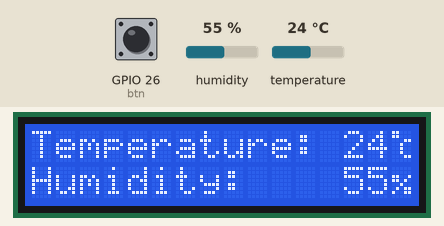
Simulated run of this program. Board: Raspberry Pi (BCM pin numbers). On the bench: 16×2 character LCD. The inputs (shaded band) are chosen by the test bench; at power-on: GPIO 26 (btn) HIGH, temperature 24 °C, humidity 55 %. The clock reads 2024-03-15 10:24:30 at power-on unless the program sets it; files the program writes start out absent.

Above: at 1.5 s.
1.6 s: GPIO 26 (btn) pulled LOW for 0.15 s
At 1.74 s:
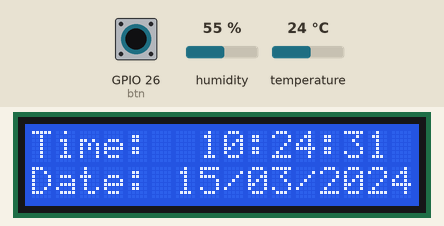
3.3 s: temperature set to 1 °C
At 5.4 s:
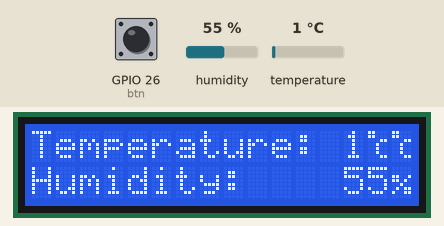
6.4 s: humidity set to 22 %
At 8.3 s:
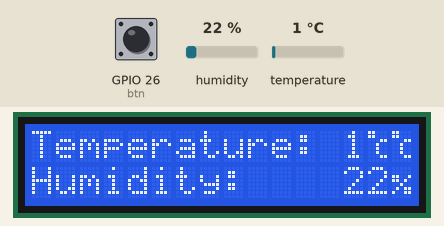
8.7 s: GPIO 26 (btn) pulled LOW for 1 s
At 9.77 s:
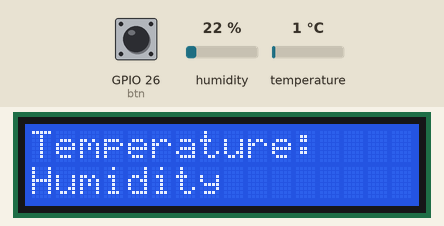
11.2 s: humidity set to 40 %
At 12.3 s:
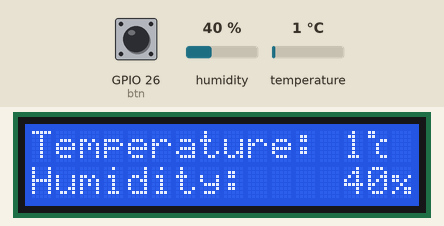
13.2 s: temperature set to 12 °C
At 15.2 s:
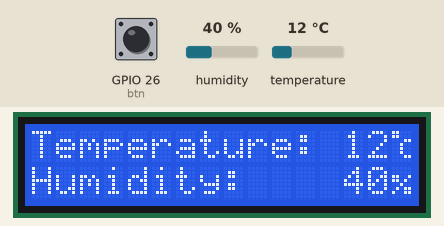
Timing chart, 0 to 16.5 s (numbered marks = the images above; inputs shaded):
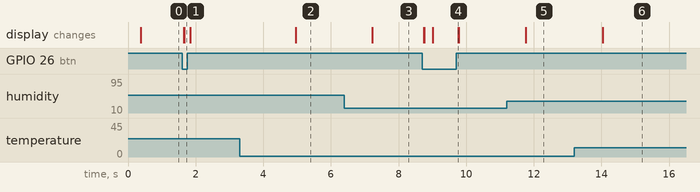

The program:

lab.py
```python
from RPLCD.i2c import CharLCD
from gpiozero import Button
import time
import board
import adafruit_dht
import csv

dht = adafruit_dht.DHT11(board.D25)
btn = Button(26)

lcd = CharLCD(i2c_expander='PCF8574', address=0x26, port=1, cols=16, rows=2, dotsize=8)
lcd.clear()

celcius = 0
celcius_bitmap = (
  0b11000,
  0b11000,
  0b00011,
  0b00100,
  0b00100,
  0b00100,
  0b00011,
  0b00000,
)
lcd.create_char(celcius, celcius_bitmap)

percent = 1
percent_bitmap = (
  0b00000,
  0b00000,
  0b11001,
  0b11010,
  0b00100,
  0b01011,
  0b10011,
  0b00000,
)
lcd.create_char(percent, percent_bitmap)

isDisplayTemp = False
lastTempUpdate = time.time() - 2000
filename = time.strftime("%Y%m%d%H%M%S") + "-Log.csv"

global temperature
global humidity

try:
  temperature = dht.temperature
  humidity = dht.humidity

except RuntimeError as error:
  print(error.args[0])
  time.sleep(2.0)

except Exception as error:
  dht.exit()
  raise error

with open(filename, "w", newline="") as file:
  writer = csv.writer(file)
  writer.writerow(["Date", "Time", "Temperature", "Humidity"])

  while True:
    if isDisplayTemp is True and btn.is_pressed:
      lcd.clear()
      lcd.write_string("Time:")
      lcd.crlf()
      lcd.write_string("Date:")
      isDisplayTemp = False

    if isDisplayTemp is False and not btn.is_pressed:
      lcd.clear()
      lcd.write_string("Temperature:")
      lcd.crlf()
      lcd.write_string("Humidity:")
      isDisplayTemp = True

    try:
      if time.time() - lastTempUpdate >= 2:
        temperature = dht.temperature
        humidity = dht.humidity

        writer.writerow([time.strftime("%m/%d/%Y"), time.strftime("%H:%M:%S"), temperature, humidity])

        lastTempUpdate = time.time()

    except RuntimeError as error:
      print(error.args[0])
      continue

    except Exception as error:
      dht.exit()
      raise error

    if not btn.is_pressed:
      lcd.cursor_pos = (0,13)
      lcd.write_string("{0:>}".format(temperature))
      lcd.write(celcius)

      lcd.cursor_pos = (1,13)
      lcd.write_string("{0:>}".format(humidity))
      lcd.write(percent)

    else:
      lcd.cursor_pos = (0, 7)
      lcd.write_string(time.strftime("%H:%M:%S"))
      lcd.cursor_pos = (1, 6)
      lcd.write_string(time.strftime("%d/%m/%Y"))

file.close()
```

Measured:
- after the input at 1.6 s, the display: first changes after 0.05 s (image 1 shows a later state)
- after the input at 3.3 s, the display: changes after 1.7 s (image 2)
- after the input at 6.4 s, the display: changes after 0.82 s (image 3)
- after the input at 8.7 s, the display: first changes at once (image 4 shows a later state)
- after the input at 11.2 s, the display: changes after 0.57 s (image 5)
- after the input at 13.2 s, the display: changes after 0.83 s (image 6)
